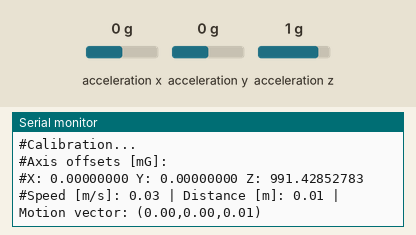
Recording of a sketch running on a simulated Arduino Uno, built with avr-gcc and run on an emulated ATmega328P. Parts: the last lines printed to the serial monitor. Wiring (inferred from the names in the program): ADXL345 accelerometer at I2C address 0x53. Inputs (shaded band) come from the test bench; at power-on: acceleration x 0 g, acceleration y 0 g, acceleration z 1 g.

Above: at 8.8 s.
8.9 s: acceleration x set to -1.4 g
At 9.32 s:
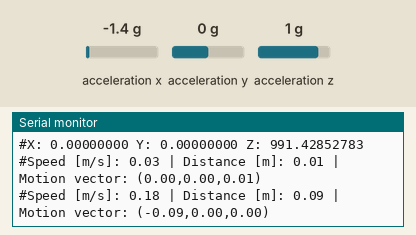
11.9 s: acceleration y set to -1.4 g
At 12.17 s:
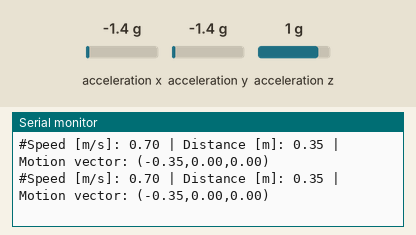
13.4 s: acceleration z set to -1.4 g
At 13.6 s:
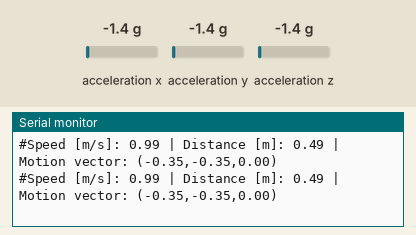
Timing chart, 0 to 16.4 s (numbered marks = the images above; inputs shaded):
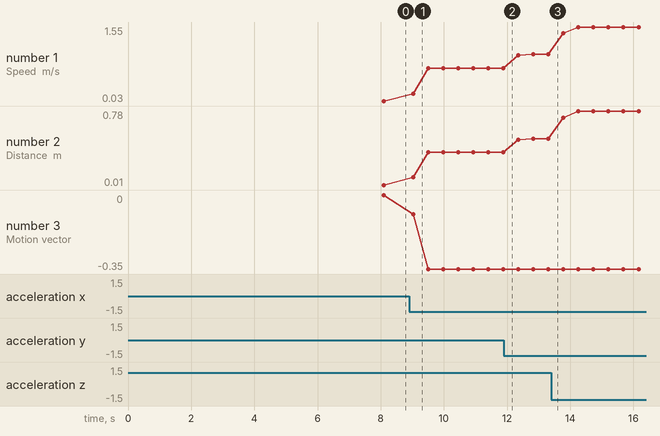

The sketch:

mainArduino.ino
```cpp
 /************************************************************|
  |**           Project to subject SEN 2016/2017            **|
  |**   Author: Ladislav Sulak  xsulak04@stud.fit.vutbr.cz  **|
  |**   File:   xsulak04.ino                                **|
  |**                                                       **|
  |**   Description:                                        **|
  |**     Collecting data from accelerometer(s) for         **|
  |**     determining the position of quadrocopter.         **|
  |**     Calculating changes in directionand speed.        **|
  |**                                                       **|
  |**     ####                                              **|
  |**                                                       **|
  |**     Sbírání dat z akcelerometru(ů), pro určení pozice **|
  |**     kvadrokoptéry. Pocitanie zmeny polohy a rychlosti.**|
  |**                                                       **|
  |**   This file handles ADXL345 and calculates all        **|
  |**   necessary values which are send to serial port.     **|
  |**                                                       **|
  |***********************************************************/

#include <Wire.h>
#include "mainArduino.h"
/*
  Registers and some other addresses, from datasheet:
  http://www.analog.com/media/en/technical-documentation/data-sheets/ADXL345.pdf
*/
#define ADXL_MODULE     0x53

#define R_THRESH_TAP    0x1D

#define R_DUR           0x21
#define R_THRESH_ACT    0x24
#define R_THRESH_INACT  0x25
#define R_TIME_INACT    0x26
#define R_ACT_INACT_CTL 0x27

#define R_POWER_CTL     0x2D
#define R_INT_ENABLE    0x2E
#define R_INT_MAP       0x2F
#define R_DATA_FORMAT   0x31
#define R_DATAX0        0x32

// This can be anything between 0 and 1, explanation below, in computation.
#define NORMALIZING_FACTOR 0.7f  // higher than 0.5 - prev value won't have such affect.
#define CALIBRATION_SAMPLES 50
#define CONVERSION_TO_G_FACTOR 0.00390625f
#define DISCRETE_VALS_FOR_ENUM_AMOUNT 10   // calculate speed etc. from this amount of values which are time-related.
#define INTER_VAL_MEASUREMENT_TIME 0.05f   // in seconds

// Arduino pin connected to INT1 from the ADXL345.
#define INTERRUPTPIN 2

byte raw_values[6]; // directly from accelerator, ľ bytes for every axis
char output[512];   // buffer for data which are sent to serial port


// Previous values on each axis, already normalized, values in [g].
double prevNormG_X;
double prevNormG_Y;
double prevNormG_Z;

// Offsets are calculated once during start, then they are constant.
double xOffset;
double yOffset;
double zOffset;

double distance;
int iterationCnt;

GData movementChange;

void interruptsInit()
{
  /*
  // TODO. Taken from:
  // http://www.varesano.net/blog/fabio/exploring-advanced-features-adxl345-accelerometer-single-double-tap-activity-inactivity-f
  pinMode(INTERRUPTPIN, INPUT);

  writeTo(DEVICE, R_INT_MAP, 0); // send all interrupts to ADXL345's INT1 pin
  writeTo(DEVICE, R_INT_ENABLE, 0x11011000)); // enable signle and double tap, activity, inactivity and free fall detection

  writeTo(DEVICE, R_DUR, 0x1F); // 625us/LSB
  writeTo(DEVICE, R_THRESH_TAP, 48); // 62.5mg/LSB  <==> 3000mg/62.5mg = 48 LSB as datasheet suggestion
  writeTo(DEVICE, R_TAP_AXES, B8(111)); // enable tap detection on x,y,z axes

  // inactivity configuration
  writeTo(DEVICE, R_TIME_INACT, 10); // 1s / LSB
  writeTo(DEVICE, R_THRESH_INACT, 3); // 62.5mg / LSB

  // activity configuration
  writeTo(DEVICE, R_THRESH_ACT, 8); // 62.5mg / LSB

  // activity and inctivity control
  writeTo(DEVICE, R_ACT_INACT_CTL, B8(11111111));
  */
}

// Reads num bytes starting from address register on device in to _buff array
void readFrom(byte address, int num, byte buff[])
{
  Wire.beginTransmission(ADXL_MODULE); // start transmission to device
  Wire.write(address);    // sends address to read from
  Wire.endTransmission(); // end transmission

  Wire.beginTransmission(ADXL_MODULE); // start transmission to device
  Wire.requestFrom(ADXL_MODULE, num);  // request 6 bytes from device Registers: DATAX0-DATAZ1

  int i = 0;
  while (Wire.available()) {  // device may send less than requested (abnormal)
    buff[i] = Wire.read();    // receive a byte
    i++;
  }

  Wire.endTransmission(); // end transmission
}

RawData readRawData()
{
  Wire.beginTransmission(ADXL_MODULE);
  Wire.write(R_DATAX0); // start reading data from there
  Wire.endTransmission();

  Wire.beginTransmission(ADXL_MODULE);
  Wire.requestFrom(ADXL_MODULE, 6); // 6 bytes from device

  int i = 0;
  while (Wire.available()) {
    raw_values[i] = Wire.read(); // receive 1 byte
    i++;
  }
  Wire.endTransmission();

  // Each axis consists of 2 bytes of data.
  RawData raw;
  raw.x = (int)(((int)raw_values[1]) << 8) | raw_values[0];
  raw.y = (int)(((int)raw_values[3]) << 8) | raw_values[2];
  raw.z = (int)(((int)raw_values[5]) << 8) | raw_values[4];

  return raw;
}

GData readAccelG(bool withOffset)
{
  RawData rawData = readRawData();

  double fXg = rawData.x * CONVERSION_TO_G_FACTOR;
  double fYg = rawData.y * CONVERSION_TO_G_FACTOR;
  double fZg = rawData.z * CONVERSION_TO_G_FACTOR;

  if (withOffset) {
    fXg += xOffset;
    fYg += yOffset;
    fZg += zOffset;
  }

  GData normG;

  // The current value is calculated from current (just read) one and previous (normalized) following:
  // If the NORMALIZING_FACTOR=0.5, the previous value is 1 and current is 5, result is basically amean, so 3.
  // If the NORMALIZING_FACTOR=1.0, we won't use previous value.
  // If the NORMALIZING_FACTOR=0.2 or below 0.5, we will consider previous value with a more 'weight' than the actual one.
  // We are using value higher than 0.5, so previous value won't have such a bit impact on a new (normalized) value.
  normG.x = double(fXg * NORMALIZING_FACTOR + (prevNormG_X * (1.0 - NORMALIZING_FACTOR)));
  prevNormG_X = normG.x;

  normG.y = double(fYg * NORMALIZING_FACTOR + (prevNormG_Y * (1.0 - NORMALIZING_FACTOR)));
  prevNormG_Y = normG.y;

  normG.z = double(fZg * NORMALIZING_FACTOR + (prevNormG_Z * (1.0 - NORMALIZING_FACTOR)));
  prevNormG_Z = normG.z;

  return normG;
}

void writeTo(byte address, byte value)
{
  Wire.beginTransmission(ADXL_MODULE); // start transmission to device
  Wire.write(address);                 // send register address
  Wire.write(value);                   // send value to write
  Wire.endTransmission();              // end transmission
}

void calibrateAccelerometer()
{
  double xt = 0, yt = 0, zt = 0;

  // '#' is flag that new line is starting -
  // we may start to read in the middle of line from the serial port
  Serial.println("#Calibration...");
  delay(100);

  for (int i = 0; i < CALIBRATION_SAMPLES; i++)
  {
    GData accel = readAccelG(false);
    xt += accel.x;
    yt += accel.y;
    zt += accel.z;
    delay(100); // From datasheet, Offset Calibration - recommended is 0.1 s
  }

  Serial.println("#Axis offsets [mG]: ");
  Serial.print("#X: ");
  xOffset = (xt / float(CALIBRATION_SAMPLES));

  Serial.print(xOffset * 1000, 8); // 8 floating points places
  xOffset *= -1;
  //xOffset = xOffset < 0 ? (-1 * xOffset) : xOffset;

  Serial.print(" Y: ");
  yOffset = (yt / float(CALIBRATION_SAMPLES));
  Serial.print(yOffset * 1000, 8);
  yOffset *= -1;
  //yOffset = yOffset < 0 ? (-1 * yOffset) : yOffset;

  Serial.print(" Z: ");
  zOffset = (zt / float(CALIBRATION_SAMPLES));
  Serial.print(zOffset * 1000, 8);
  zOffset *= -1;

  Serial.println();
  Serial.println();
  delay(2500);
}

void setup()
{
  Wire.begin();
  Serial.begin(9600);

  interruptsInit(); // TODO

  writeTo(R_POWER_CTL, 0x00);   // PCR inicialization
  writeTo(R_POWER_CTL, 0x10);   // PCR set standby (D4)
  writeTo(R_POWER_CTL, 0x08);   // PCR set measure mode (D3)

  writeTo(R_DATA_FORMAT, 0x0B); // 16g range in full resolution = 4 mG / LSB

  // Offsets clearing.
  prevNormG_X = 0.0f; xOffset = 0.0f;
  prevNormG_Y = 0.0f; yOffset = 0.0f;
  prevNormG_Z = 0.0f; zOffset = 0.0f;

  movementChange.x = 0.0f; movementChange.y = 0.0f; movementChange.z = 0.0f;
  iterationCnt = 0.0f;

  // Print calibration values.
  calibrateAccelerometer();
}

void loop()
{
  /*
   * About 10 calculations per second, which means
   * Number_of_calculated_stats_per_sec = 10 / DISCRETE_VALS_FOR_ENUM_AMOUNT
   *
   * Speed is absolute value - calculated as the SQRT(vx^2 + vy^2 + vz^ 2), vx is the integral of G values by time.
   *
   * Distance is calculated from speed - just speed multiplied by time period:
   * distance = speed * 0.5s (because 0.5s = 0.05s for each iteration * 10 iterations - so 10 values).
   *
   * Motion vector is calculated as an integral of G values by time taken from each axis.
   * Vector is therefore 3-dimensional. It is basically distance moved in each axis during the time period.
   */
  double actual_speed = 0.0f;

  GData gData = readAccelG(true);
  movementChange.x += gData.x * INTER_VAL_MEASUREMENT_TIME;
  movementChange.y += gData.y * INTER_VAL_MEASUREMENT_TIME;
  movementChange.z += gData.z * INTER_VAL_MEASUREMENT_TIME;

  iterationCnt++;

  if (iterationCnt == DISCRETE_VALS_FOR_ENUM_AMOUNT) {
    actual_speed = sqrt(
      movementChange.x * movementChange.x +
      movementChange.y * movementChange.y +
      movementChange.z * movementChange.z);

    // '#' is flag that new line is starting -
    // we may start to read in the middle of line from the serial port.
    if(actual_speed > 0.01) {  // Skip low values - no motion, just an interference.
      Serial.print("#Speed [m/s]: ");
      Serial.print(actual_speed);
      Serial.print(" | Distance [m]: ");
      Serial.print(actual_speed*INTER_VAL_MEASUREMENT_TIME*DISCRETE_VALS_FOR_ENUM_AMOUNT);
      Serial.print(" | Motion vector: (");
      Serial.print(movementChange.x*INTER_VAL_MEASUREMENT_TIME*DISCRETE_VALS_FOR_ENUM_AMOUNT);
      Serial.print(",");
      Serial.print(movementChange.y*INTER_VAL_MEASUREMENT_TIME*DISCRETE_VALS_FOR_ENUM_AMOUNT);
      Serial.print(",");
      Serial.print(movementChange.z*INTER_VAL_MEASUREMENT_TIME*DISCRETE_VALS_FOR_ENUM_AMOUNT);
      Serial.println(")");
    }
    movementChange.x = 0.0f; movementChange.y = 0.0f; movementChange.z = 0.0f;
    distance = 0.0f;
    actual_speed = 0.0f;
    iterationCnt = 0;
  }
  delay(1000*INTER_VAL_MEASUREMENT_TIME - 5); // do not spam the console. About 20 calc per second.
}
```

mainArduino.h
```cpp
struct RawData {
  int x;
  int y;
  int z;
};

struct GData
{
  double x;
  double y;
  double z;
};
```

Measured:
- after the input at 8.9 s, the serial monitor: prints a new line after 0.13 s (image 1)
- plotted number 1: 0.03 → 0.7 after the input at 8.9 s, 0.7 → 0.99 after the input at 11.9 s, 0.99 → 1.55 after the input at 13.4 s
- plotted number 2: 0.01 → 0.35 after the input at 8.9 s, 0.35 → 0.49 after the input at 11.9 s, 0.49 → 0.78 after the input at 13.4 s
- plotted number 3: 0 → -0.35 after the input at 8.9 s
